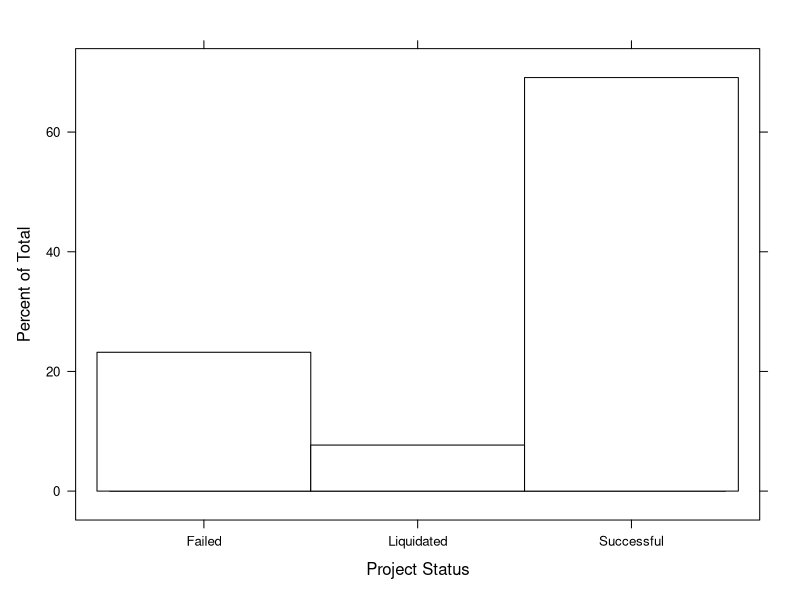

This chart was generated by the following R code:
library(stats)
library(tidyverse)
library(data.table)
library(lattice)

rm(list = ls())
set.seed(1)
n = 10000
A = 1
B = 1
qu = 0.75
ql = 0.10
z = 1
e = exp(1)
zetaL = qu*(e^z-B/(qu - ql)) #Zeta for the Lenders. Maximizes Pledgeable Income
zetaC = qu*e^z #Zeta for the CEO. Maximizes CEO Utility (NPV)


#the integrand inside E(zeta)
mean_exp = function(x){
  return(x*dexp(x, Z))
}

#The function to be minimized in order to find zeta*
zeta_optimizer = function(zeta){
  return(-(1 + integrate(mean_exp, 0, zeta)$value/(pexp(zeta, Z))))
}


rand = c(runif(n, 1, 1.5)) #Random rates for the exponential distribution
rand = cbind(rand, unlist(lapply(rand, rexp, n = 1)), runif(n)) #Random values for the exponential distr. (liq. shocks) and random values for project success

res = c()
for(i in 1:10000){
  Z = rand[i, 1]
  shock = rand[i, 2]
  
  zeta_optim = optim((zetaL + zetaC)/2, 
                     zeta_optimizer, 
                     lower = 0.9*zetaL, 
                     upper = 1.1*zetaC,
                     method = "L-BFGS-B")$par #Finding zeta*. The function is optimized in an interval just larger than the feasible one in order to avoid boundary issues
  
  if(zeta_optim >= zetaC){zeta_optim = zetaC} else if(zeta_optim < zetaL){
    I = 0
    pi_c = 0
    p1 = 0
    status = 'Not invested'
    res = rbind(res, c(I, pi_c, zeta_optim, shock, pi1, status))
    next}
  
  

  mean_shock = integrate(mean_exp, 0, zeta_optim)$value #E(zeta*)
  
  I = A/(1 - pexp(zeta_optim, Z)*qu*(e^z - B/(qu - ql)) + mean_shock) #Maximum I*
  
  pi_c =  e^z*I + (A - (1 + mean_shock))*I/(pexp(zeta_optim, Z)) #CEO's Income
  
  project = rand[i, 3]
  
  if(shock > zeta_optim){pi_c = 0
  status = "Liquidated"
  pi1 = 0
  res = rbind(res, c(I, pi_c, zeta_optim, shock, pi1, status))
  next}
  
  
  if(project > qu){pi_c = 0
  status = "Failed"
  pi1 = 0
  res = rbind(res, c(I, pi_c, zeta_optim, shock, pi1, status))
  next}
  
  pi1 = e^z*I  
  status = "Successful"
  res = rbind(res, c(I, pi_c, zeta_optim, shock, pi1, status))
  
  print(i)
}

res = data.frame(res, stringsAsFactors = F)

names(res) = c('Investment', 'CEO Income', 'Cutoff', 'Effective Shock', 'Project Yield', 'Project Status')

res = res %>% mutate(Investment = as.numeric(Investment),
                     `CEO Income` = as.numeric(`CEO Income`),
                     Cutoff = as.numeric(Cutoff),
                     `Effective Shock` = as.numeric(`Effective Shock`),
                     `Project Yield` = as.numeric(`Project Yield`),
                     `Project Status` = as.factor(`Project Status`),
                     `Lender Income` = `Project Yield` - `CEO Income`,
                     `Lender Profit` = `Lender Income` - Investment + A,
                     Withdrawn = Investment * `Effective Shock`)

res$Withdrawn = ifelse(res$`Project Status` == "Liquidated", 0, res$Withdrawn)
res$`Lender Profit` = ifelse(res$`Project Status` != "Liquidated",
                             res$`Lender Profit` - res$Withdrawn,
                             res$`Lender Profit`)

res$`Project Proceeds` = res$`Project Yield` - (res$Investment - A) - res$Withdrawn

histogram(res$`Project Status`, col = 'white', xlab = 'Project Status')

colMeans(res[, -c(6, 9)])

mean(res$Withdrawn[res$`Project Status` != "Liquidated"])
